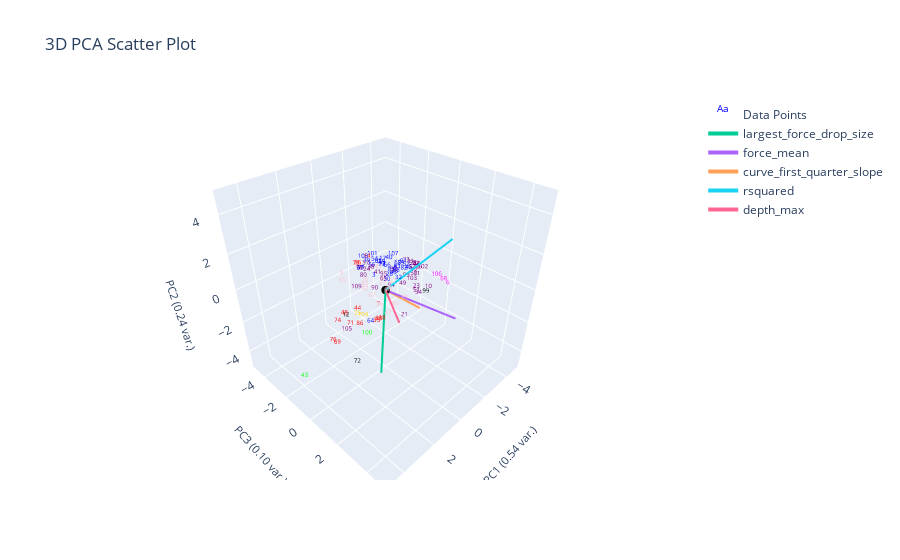

Write notebook code for a chart like this one.
### Markdown cell above
# Radius Neighbors Classifier
- Within radius r, assing query point to highest frequency label
- Good for when data isn't uniformly distributed (clusters have different densities)

### Code cell
from sklearn.neighbors import RadiusNeighborsClassifier


X = plotting.extract_numerical_features(marions_labeled_data).values.tolist()
y = marions_labeled_data[f'{ylabel_name}_nums'].values.tolist()
rn = RadiusNeighborsClassifier(radius=1.5, outlier_label=-1)
rn.fit(X,y)
rn_predictions = pd.Series(rn.predict(clustering_features.values))

rn_actual = marions_labeled_data[f'{ylabel_name}_nums']
rn_changed_ylabel_idxs = find_changed_ylabel_data(rn_predictions, rn_actual)
rn_corrected_predictions = correct_pseudo_ylabels_to_actual(rn_predictions, rn_actual, rn_changed_ylabel_idxs)

plotting.plot_cluster_subplots(rn_corrected_predictions, curve_data, 
                                  clustering_method="Nearest Centroid", 
                                  cluster_category_names=cluster_num_to_ylabel,
                                  bold_idxs=rn_actual.index
                                  )
plotting.plot_cluster_subplots(rn_predictions, curve_data,
                                  clustering_method="Nearest Centroid", 
                                  cluster_category_names=cluster_num_to_ylabel,
                                  pseudo_corrections=rn_corrected_predictions,
                                  bold_idxs=rn_actual.index
                                  )
plotting.plot_pca(clustering_features, rn_predictions, 3, 
                  graph_title=f'',
                  ylabel_name=ylabel_name,)

### Figure 1 — Plotly figure (JSON) as saved in the notebook; plotly's stock layout.template omitted (floating-point values rounded to 4 significant figures)
{"data": [{"mode": "text", "name": "Data Points", "text": ["0", "1", "2", "3", "4", "5", "6", "7", "8", "9", "10", "11", "12", "13", "14", "15", "16", "17", "18", "19", "20", "21", "22", "23", "24", "25", "26", "27", "28", "29", "30", "31", "32", "33", "34", "35", "36", "37", "38", "39", "40", "41", "42", "43", "44", "45", "46", "47", "48", "49", "50", "51", "52", "53", "54", "55", "56", "57", "58", "59", "60", "61", "62", "63", "64", "65", "66", "67", "68", "69", "70", "71", "72", "73", "74", "75", "76", "77", "78", "79", "80", "81", "82", "83", "84", "85", "86", "87", "88", "89", "90", "91", "92", "93", "94", "95", "96", "97", "98", "99", "100", "101", "102", "103", "104", "105", "106", "107", "108", "109"], "textfont": {"color": ["blue", "purple", "purple", "blue", "pink", "pink", "magenta", "red", "blue", "pink", "purple", "purple", "black", "pink", "red", "purple", "purple", "blue", "red", "blue", "pink", "purple", "purple", "purple", "purple", "gold", "blue", "pink", "blue", "blue", "blue", "purple", "blue", "purple", "purple", "red", "pink", "pink", "purple", "blue", "blue", "purple", "pink", "lime", "red", "blue", "blue", "pink", "red", "purple", "purple", "purple", "blue", "purple", "blue", "pink", "blue", "purple", "blue", "blue", "pink", "pink", "blue", "blue", "blue", "purple", "blue", "pink", "magenta", "red", "pink", "red", "black", "blue", "red", "purple", "red", "purple", "purple", "red", "purple", "blue", "blue", "blue", "purple", "pink", "red", "pink", "red", "pink", "purple", "blue", "blue", "purple", "purple", "purple", "red", "blue", "purple", "black", "lime", "blue", "purple", "purple", "gold", "purple", "magenta", "blue", "blue", "purple"], "size": 6}, "type": "scatter3d", "x": [-0.2664, -1.237, -2.806, 0.3603, 0.0259, 0.6557, -4.539, 1.22, -0.4754, 1.02, -2.507, -1.8, 1.316, 0.6444, 0.3729, -2.237, -1.363, -0.714, 1.225, 0.2332, 0.7791, -1.039, -1.804, -1.363, 1.595, 1.275, -0.36, 0.5182, -0.1052, 0.4691, 0.2955, -2.002, 0.511, -2.186, -1.257, 1.476, 0.582, 0.09073, 1.477, -0.09188, -0.5747, 0.8018, 0.3098, 5.12, 1.475, -0.2508, -1.228, 0.9219, 2.986, -0.8573, -1.49, -1.301, -1.561, 0.01511, -0.2252, 0.9943, 0.1518, 1.677, -0.4252, -0.8091, 0.3745, 0.5751, -0.999, -0.2527, 1.368, 1.144, -0.5202, 0.9579, -3.995, 3.227, 1.431, 2.244, 2.066, -0.3637, 3.213, -2.599, 2.973, -1.563, 1.333, 0.8721, 1.916, -0.6819, -0.7789, -0.8115, -2.578, 1.365, 2.266, 0.8846, 1.663, -0.09305, 1.54, -1.449, -0.5233, -1.71, -0.5093, 0.9793, 0.8553, 1.326, -2.516, -3.034, 0.9818, -0.5604, -2.906, -1.399, 1.456, 1.852, -3.987, -1.368, 0.297, 2.322], "y": [-0.7373, 0.6026, -0.3324, -0.4428, 0.2968, 0.467, 0.3999, 0.7472, 0.2087, -2.063, 0.6626, 0.3956, -1.558, -1.078, -0.8515, 0.04209, 0.5672, -0.9128, 1.003, -0.00896, -0.6341, 0.3199, 0.3117, 0.799, 0.4335, -0.6845, 0.2655, 0.3406, 0.1507, -1.218, 0.3863, -0.2405, 1.328, -0.6801, 1.054, 0.8828, 0.7881, 0.5748, 0.5734, -1.409, -0.3501, 0.2345, -1.173, -0.07636, -0.4339, 0.257, 0.3331, 1.074, 0.4193, 0.3314, 0.4929, 0.8426, -0.09082, 0.5429, -0.9783, -0.3946, -0.7799, 0.4716, 0.296, 0.2367, 0.5188, 1.229, -0.1525, -0.7618, 0.3626, 1.012, -0.3991, 0.0616, 0.4994, 0.06403, 1.046, -0.137, 0.05413, -0.6313, 0.2021, -0.1671, -0.5884, 0.283, -0.3579, -1.104, 0.5565, -0.3207, 0.4738, -0.0301, -0.2794, -1.617, 0.5989, 0.4442, 1.223, 1.182, 0.8587, -0.2183, -0.7457, -0.2022, -0.1006, 0.8533, -0.9958, -0.3214, -0.4952, 0.07715, -0.3547, -1.519, -0.1127, 0.4558, -0.07081, -0.888, 0.003577, -0.8179, -1.229, 0.5529], "z": [0.7379, 0.4258, -0.5536, 0.3739, -0.03874, 0.8017, -2.087, -0.2312, 0.7304, 0.05403, -1.183, -0.1659, -2.156, 0.6188, 1.289, 0.03713, 0.4039, 0.6376, -0.9165, 1.295, 0.2048, -2.427, 0.407, -0.5067, 1.714, -1.568, 0.6069, 0.4077, 0.4896, 0.4998, 0.5204, 0.1798, 1.185, 0.01078, -0.7115, -0.9926, 0.3512, 0.3835, 1.843, 0.5739, 1.008, 1.094, -0.8203, -2.638, -0.9978, 0.5818, 0.4501, -0.7254, 0.06544, -0.3175, 0.04125, -0.7166, 0.2826, 1.024, 0.8004, 0.1409, 0.7247, 2.103, 0.6474, 0.8481, 0.03338, -0.3045, 0.6084, 0.751, -1.402, 1.275, 0.5552, -0.2335, -1.503, -1.749, -0.008115, -1.312, -3.801, 0.5874, -0.3646, -0.3845, -2.183, 0.2973, 1.308, 0.9849, 1.62, 0.2675, 0.6935, 0.5253, -0.2322, 0.00176, -0.8695, 1.529, -0.5664, -0.325, 0.9005, 0.4633, 0.5014, -0.4965, -0.4869, 1.368, 1.071, 1.291, -0.2491, -2.06, -2.845, 0.7161, -0.4997, -0.232, -1.211, -2.375, -1.446, 0.6688, 1.068, 1.212]}, {"marker": {"color": "black", "size": 3}, "mode": "markers", "name": "Origin", "showlegend": false, "type": "scatter3d", "x": [0], "y": [0], "z": [0]}, {"line": {"width": 4}, "mode": "lines+text", "name": "largest_force_drop_size", "textposition": "top center", "type": "scatter3d", "x": [0, 2.07], "y": [0, 1.788], "z": [0, -2.836]}, {"line": {"width": 4}, "mode": "lines+text", "name": "force_mean", "textposition": "top center", "type": "scatter3d", "x": [0, -2.392], "y": [0, 2.577], "z": [0, -1.665]}, {"line": {"width": 4}, "mode": "lines+text", "name": "curve_first_quarter_slope", "textposition": "top center", "type": "scatter3d", "x": [0, -2.248], "y": [0, 0.3589], "z": [0, -2.13]}, {"line": {"width": 4}, "mode": "lines+text", "name": "rsquared", "textposition": "top center", "type": "scatter3d", "x": [0, -2.025], "y": [0, 2.197], "z": [0, 2.865]}, {"line": {"width": 4}, "mode": "lines+text", "name": "depth_max", "textposition": "top center", "type": "scatter3d", "x": [0, 2.416], "y": [0, 3.195], "z": [0, 1.2]}], "layout": {"autosize": true, "scene": {"aspectmode": "cube", "xaxis": {"range": [-5.12, 5.12], "title": {"font": {"size": 11}, "text": "PC1 (0.54 var.)"}}, "yaxis": {"range": [-5.12, 5.12], "title": {"font": {"size": 11}, "text": "PC3 (0.10 var.)"}}, "zaxis": {"range": [-5.12, 5.12], "title": {"font": {"size": 11}, "text": "PC2 (0.24 var.)"}}}, "title": {"text": "3D PCA Scatter Plot"}}}
